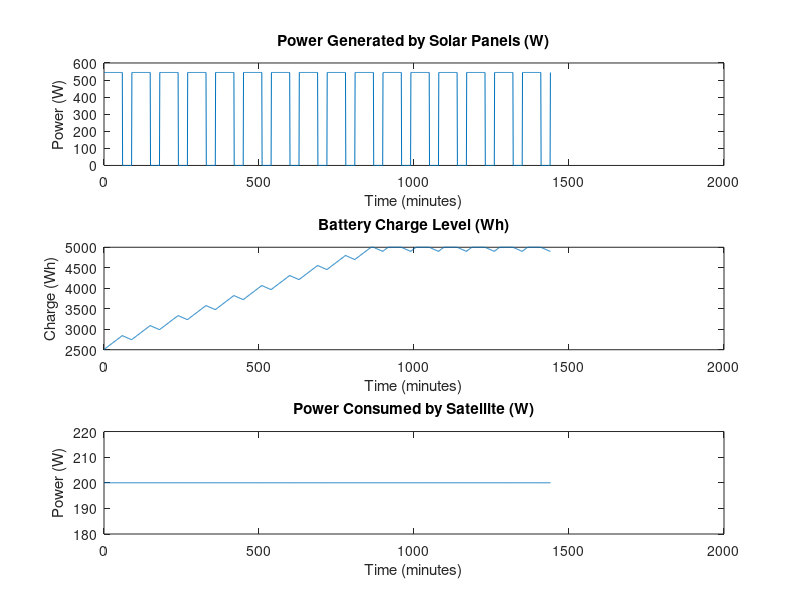

MATLAB code to generate this figure:
% Satellite Power System Simulation
clc;
clear;

% Simulation parameters
time = 0:1:1440;  % 1-minute intervals over 1 day (1440 minutes)
solar_panel_efficiency = 0.2;  % Solar panel efficiency
solar_panel_area = 2;  % m^2 (area of the solar panels)
solar_irradiance = 1361;  % W/m^2 (solar constant)
battery_capacity = 5000;  % Wh (battery capacity)
battery_charge = 2500;  % Initial charge in Wh
satellite_power_consumption = 200;  % W (constant power consumption)
orbital_period = 90;  % Minutes per orbit (assumed for a low-Earth orbit)
daylight_duration = 60;  % Minutes in sunlight per orbit

% Pre-allocate arrays to store results
power_generated = zeros(size(time));
battery_charge_level = zeros(size(time));
power_consumed = zeros(size(time));
solar_irradiance_profile = zeros(size(time));

% Simulation loop
for t = 1:length(time)
    % Determine if the satellite is in sunlight or eclipse
    if mod(time(t), orbital_period) < daylight_duration
        % In sunlight
        solar_irradiance_profile(t) = solar_irradiance;
    else
        % In eclipse
        solar_irradiance_profile(t) = 0;
    end
    
    % Power generated by solar panels (W)
    power_generated(t) = solar_panel_efficiency * solar_panel_area * solar_irradiance_profile(t);
    
    % Power consumed by the satellite (W)
    power_consumed(t) = satellite_power_consumption;
    
    % Update battery charge level (Wh)
    net_power = power_generated(t) - power_consumed(t);  % Net power generation
    battery_charge = battery_charge + net_power / 60;  % Update battery charge (convert W to Wh)
    
    % Limit battery charge to the battery's capacity
    if battery_charge > battery_capacity
        battery_charge = battery_capacity;
    elseif battery_charge < 0
        battery_charge = 0;  % Battery cannot have negative charge
    end
    
    battery_charge_level(t) = battery_charge;
end

% Plot results
figure;

subplot(3,1,1);
plot(time, power_generated);
title('Power Generated by Solar Panels (W)');
xlabel('Time (minutes)');
ylabel('Power (W)');

subplot(3,1,2);
plot(time, battery_charge_level);
title('Battery Charge Level (Wh)');
xlabel('Time (minutes)');
ylabel('Charge (Wh)');

subplot(3,1,3);
plot(time, power_consumed);
title('Power Consumed by Satellite (W)');
xlabel('Time (minutes)');
ylabel('Power (W)');
